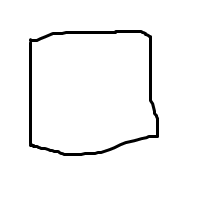
#> input picture classification_KNN_NN/images/rectangle/rec2.png, 200 x 200 px; its folder holds 2 pictures in this run
$ python 'Lab 2.py'   (older library calls are emulated)
#> lines starting #> are read from the running program, lines starting #| are printed output that depends on the picture; after the words box and inside, x2 and y2 are one past the last pixel; in counts of white or black regions, pixels touching at a corner belong together; long printed decimals are rounded
import cv2
import numpy as np
import math
import glob
import matplotlib.pyplot as plt
from mpl_toolkits.mplot3d import Axes3D


# [21 lines left out: function plot, not called in this run]

def preprocess(img):
    #  the given image img.
    # TODO: Convert the image to grayscale.
    # Hint: Check the function cvtColor in opencv.
    gray_img = cv2.cvtColor(img,cv2.COLOR_BGR2GRAY)

    # TODO: Blur the image to remove the noise (apply a low pass filter 3x3).
    # Hint: Check the function blur in opencv.
    # Hint: Pass the kernel size as an array (3, 3)
    blur = cv2.blur(gray_img,(3,3))

    # TODO: Apply a threshold between 50 and 255 on the blurred image. The pixels having values less than 50 will be considered 0, and 255 otherwise.
    # Hint: Check the function threshold in opencv.
    # Hint: Use the type cv2.THRESH_BINARY with the type parameter.
    # Hint: This function has two return parameters. You can ignore the first one, and the second is the binary image.
    # Example: _, thresholded_img = cv2.threshold(....)
    ret,thresholded_img = cv2.threshold(blur,50,255,cv2.THRESH_BINARY)
    return thresholded_img

def findContourArea(img):
    #This function finds the contours of a given image and returns it in the variable contours.
    #This function will not work correctly unless you preprocess the image properly as indicated.
    im2, contours, hierarchy = cv2.findContours(img, cv2.RETR_TREE, cv2.CHAIN_APPROX_SIMPLE)
    #print(contours)
    #TODO: Find the contour area of the given image (img)
    area = cv2.contourArea(contours[1])

    return area, contours

def findBoundingRectangleArea(img, contours):
    #This function tries to fit the minimum bounding rectangle for the given contours.

    bounding_rectangle = 0
    #TODO: Find the minimum bounding rectangle that can fit the given contours.
    #Hint: Check the function boundingRect in opencv
    x,y,w,h = cv2.boundingRect(contours[1])

    #TODO (Optional): You can uncomment the following command(s) to show or display the bounded rectangle.
   # bounding_rectangle = cv2.rectangle(img.copy(), (x, y), (x + w, y + h), (0, 255, 0), 2)
    #cv2.imshow('Image_Rec', bounding_rectangle)
    #cv2.waitKey(0)

    #TODO: Find the area of the bounding rectangle
    area = w * h
    return area, bounding_rectangle

def findBoundingCircleArea(img, contours):
    #This function tries to fit the minimum bounding circle for the given contours.
    bounding_circle = 0
    #TODO: Find the minimum enclosing circle that can fit the given contours.
    #Hint: Check the function minEnclosingCircle in opencv
    ((x, y), radius) = cv2.minEnclosingCircle(contours[1])
    #TODO (Optional): You can uncomment the following command(s) to show or display the bounded circle.
    #unding_circle = cv2.circle(img.copy(), (int(x),int(y)), int(radius), (0, 255, 0), 2)
    #cv2.imshow('Image_Circle', bounding_circle)
    #cv2.waitKey(0)

    # TODO: Find the area of the bounding circle
    area = math.pi * radius * radius
    return area, bounding_circle

def findBoundingTriangleArea(img, contours):

    #This function tries to fit the minimum bounding triangle for the given contours.
    bounding_triangle = 0
    # TODO: Find the minimum enclosing triangle that can fit the given contours.
    # Hint: Check the function minEnclosingTriangle in opencv and place its output in the variable x
    x = cv2.minEnclosingTriangle(contours[1])

    #TODO (Optional): You can uncomment the following command(s) to show or display the bounded triangle.
    #bounding_triangle = cv2.polylines(img.copy(), np.int32([x[1]]), True, (0, 255, 0), 2)
   # cv2.imshow('Image_Triangle', bounding_triangle)
   # cv2.waitKey(0)
    print(x[0])
    # TODO: Find the area of the bounding circle
    area = x[0]
    return area, bounding_triangle

# [78 lines left out: functions calculateDistance, MinimumDistanceClassifier, NearestNeighbor, KNN, not called in this run]

def get_class_from_file_name(file_name):
    return file_name.split("test\\")[1].split(".")[0]


def get_class_name(class_number):
    classes = ["", "Rectangle", "Circle", "Triangle"]
    return classes[int(class_number)]


def extract_features(img, class_number=None):
    #Given an image img, extract the following features.
    #1. The ratio between the figure area and the minimum enclosing rectangle.
    #2. The ratio between the figure area and the minimum enclosing circle.
    #3. The ratio between the figure area and the minimum enclosing triangle.

    area, contours = findContourArea(img)
    area1,_ = findBoundingRectangleArea(img, contours)
    area2,_ = findBoundingCircleArea(img, contours)
    area3,_ = findBoundingTriangleArea(img, contours)

    features = [class_number, area/area1 ,area/area2 , area/area3]
    #TODO: Extract the features and append the class_number (if given) in the begininning of each feature vector.
    return features

training_data = []
training_data_rec = []
training_data_circle = []
training_data_tri = []

for filename in glob.glob('images/rectangle/*.png'):
    img = cv2.imread(filename)
#> img is the input picture: shape (200, 200, 3); min 0, max 255, mean 246.1
    img = preprocess(img)
#> in preprocess, `blur = cv2.blur(gray_img,(3,3))`:
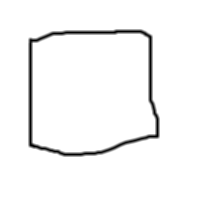
#> blur: shape (200, 200); min 0, max 255, mean 246.1
#> in preprocess, `ret,thresholded_img = cv2.threshold(blur,50,255,cv2.THRESH_BINARY)`:
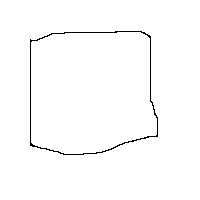
#> thresholded_img: shape (200, 200); 98.7% white; black in thin lines or dots, all inside (x1, y1, x2, y2) = (30, 31, 158, 155)
    img_features = extract_features(img, 1)
#> in findContourArea, `im2, contours, hierarchy = cv2.findContours(img, cv2.RETR_TREE, cv2.CH..`: contours = 3 contours; box (x1, y1, x2, y2) and area: (0, 0, 200, 200) 39601, (29, 30, 159, 156) 14464, (31, 32, 157, 154) 13500
#> in findContourArea, `area = cv2.contourArea(contours[1])`: area = 14464.5
#> in findBoundingRectangleArea, `x,y,w,h = cv2.boundingRect(contours[1])`: x = 29; y = 30; w = 130; h = 126
#> in findBoundingRectangleArea, `area = w * h`: area = 16380
#> in findBoundingCircleArea, `((x, y), radius) = cv2.minEnclosingCircle(contours[1])`: x = 90.01; y = 90.51; radius = 81.8
#> in findBoundingCircleArea, `area = math.pi * radius * radius`: area = 21021.2
#> in findBoundingTriangleArea, `x = cv2.minEnclosingTriangle(contours[1])`: x = (25279.9, [[29, -38], [29, 174.2], [267.2, 104.9]])
#| 25279.949
#> in findBoundingTriangleArea, `area = x[0]`: area = 25279.9
#> in extract_features, `features = [class_number, area/area1 ,area/area2 , area/area3]`: features = [1, 0.883, 0.688, 0.572]
#> img_features = [1, 0.883, 0.688, 0.572]
    training_data.append(img_features)
    training_data_rec.append(img_features)
#> pass 2 of the loop `for filename in glob.glob('images/rectangle/*.png'):`:
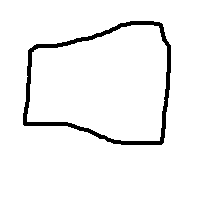
#> input picture classification_KNN_NN/images/rectangle/rec7.png, 200 x 200 px
#> img is the input picture: shape (200, 200, 3); 95.3% white; 1 black region, box (x1, y1, x2, y2) and area: (23, 21, 171, 145) 1897
#> in preprocess (call 2), `blur = cv2.blur(gray_img,(3,3))`:
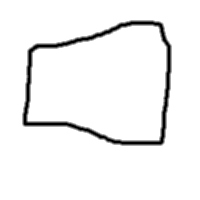
#> blur: shape (200, 200); min 0, max 255, mean 242.9
#> in preprocess (call 2), `ret,thresholded_img = cv2.threshold(blur,50,255,cv2.THRESH_BINARY)`:
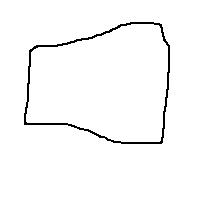
#> thresholded_img: shape (200, 200); 97.5% white; black in thin lines or dots, all inside (x1, y1, x2, y2) = (24, 22, 170, 144)
#> in findContourArea (call 2), `im2, contours, hierarchy = cv2.findContours(img, cv2.RETR_TREE, cv2.CH..`: contours = 3 contours; box (x1, y1, x2, y2) and area: (0, 0, 200, 200) 39601, (23, 21, 171, 145) 14388, (26, 24, 168, 142) 12946
#> in extract_features (call 2), `area, contours = findContourArea(img)`: area = 14388
#| 22358.428
#> img_features = [1, 0.784, 0.613, 0.644]

for filename in glob.glob('images/circle/*.png'):
    img = cv2.imread(filename)
    img = preprocess(img)
    img_features = extract_features(img, 2)
    training_data.append(img_features)
    training_data_circle.append(img_features)

for filename in glob.glob('images/triangle/*.png'):
    img = cv2.imread(filename)
    img = preprocess(img)
    img_features = extract_features(img, 3)
    training_data.append(img_features)
    training_data_tri.append(img_features)

training_data = np.asarray(training_data)
#> training_data = [[1, 0.883, 0.688, 0.572], [1, 0.784, 0.613, 0.644]]
training_data_rec = np.asarray(training_data_rec)
#> training_data_rec has the same summary as training_data
training_data_circle = np.asarray(training_data_circle)
training_data_tri = np.asarray(training_data_tri)

# Visualization of features
fig = plt.figure()
#> (the run stopped early here; a loop or call above may not have finished)
